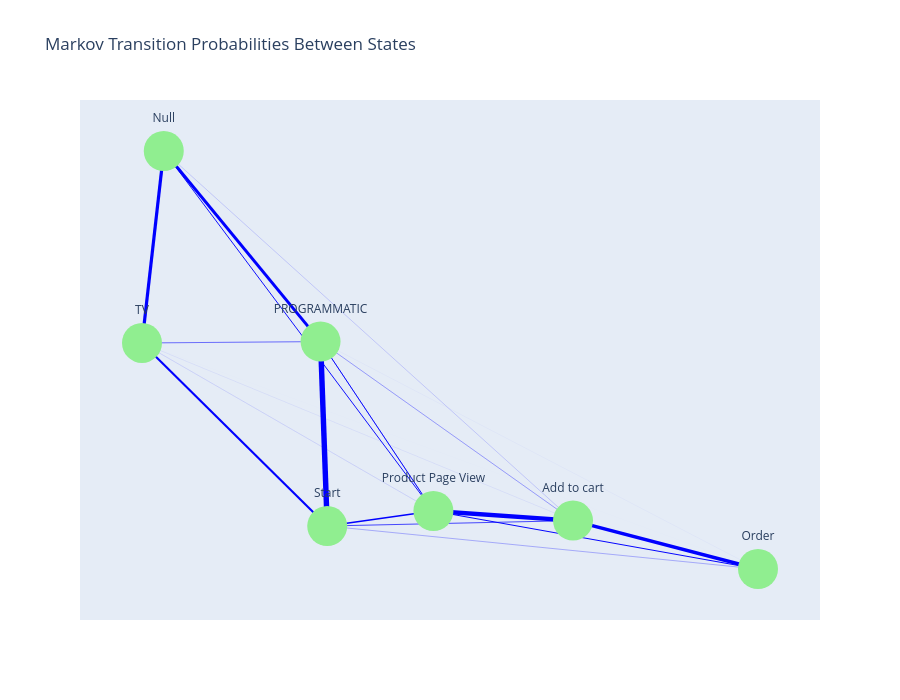

The notebook cell saved with this chart:
### Code cell
fig = go.Figure()

# Add edges
for i, edge in enumerate(G.edges(data=True)):
    x0, y0 = pos[edge[0]]
    x1, y1 = pos[edge[1]]
    fig.add_trace(go.Scatter(
        x=[x0, x1],
        y=[y0, y1],
        line=dict(width=edge[2]['weight']*10, color='blue'),
        hoverinfo='text',
        text=f"{edge[0]} → {edge[1]}: {edge[2]['weight']:.2f}",
        mode='lines'
    ))

# Add nodes
fig.add_trace(go.Scatter(
    x=node_x,
    y=node_y,
    mode='markers+text',
    text=node_text,
    textposition="top center",
    hoverinfo='text',
    marker=dict(size=40, color='lightgreen')
))

fig.update_layout(
    title="Markov Transition Probabilities Between States",
    showlegend=False,
    xaxis=dict(showgrid=False, zeroline=False, showticklabels=False),
    yaxis=dict(showgrid=False, zeroline=False, showticklabels=False),
    width=900,
    height=700
)

fig.show()

### Figure 1 — Plotly figure (JSON) as saved in the notebook; plotly's stock layout.template omitted (floating-point values rounded to 4 significant figures)
{"data": [{"hoverinfo": "text", "line": {"color": "blue", "width": 1.545}, "mode": "lines", "text": "Add to cart → Add to cart: 0.15", "type": "scatter", "x": [0.4997, 0.4997], "y": [-0.1482, -0.1482]}, {"hoverinfo": "text", "line": {"color": "blue", "width": 0.3197}, "mode": "lines", "text": "Add to cart → PROGRAMMATIC: 0.03", "type": "scatter", "x": [0.4997, -0.1832], "y": [-0.1482, 0.1241]}, {"hoverinfo": "text", "line": {"color": "blue", "width": 4.425}, "mode": "lines", "text": "Add to cart → Product Page View: 0.44", "type": "scatter", "x": [0.4997, 0.122], "y": [-0.1482, -0.1336]}, {"hoverinfo": "text", "line": {"color": "blue", "width": 0.04448}, "mode": "lines", "text": "Add to cart → TV: 0.00", "type": "scatter", "x": [0.4997, -0.6661], "y": [-0.1482, 0.122]}, {"hoverinfo": "text", "line": {"color": "blue", "width": 3.501}, "mode": "lines", "text": "Add to cart → Order: 0.35", "type": "scatter", "x": [0.4997, 1], "y": [-0.1482, -0.2218]}, {"hoverinfo": "text", "line": {"color": "blue", "width": 0.1651}, "mode": "lines", "text": "Add to cart → Null: 0.02", "type": "scatter", "x": [0.4997, -0.6072], "y": [-0.1482, 0.4139]}, {"hoverinfo": "text", "line": {"color": "blue", "width": 0.05369}, "mode": "lines", "text": "PROGRAMMATIC → Add to cart: 0.01", "type": "scatter", "x": [-0.1832, 0.4997], "y": [0.1241, -0.1482]}, {"hoverinfo": "text", "line": {"color": "blue", "width": 6.532}, "mode": "lines", "text": "PROGRAMMATIC → PROGRAMMATIC: 0.65", "type": "scatter", "x": [-0.1832, -0.1832], "y": [0.1241, 0.1241]}, {"hoverinfo": "text", "line": {"color": "blue", "width": 0.295}, "mode": "lines", "text": "PROGRAMMATIC → Product Page View: 0.03", "type": "scatter", "x": [-0.1832, 0.122], "y": [0.1241, -0.1336]}, {"hoverinfo": "text", "line": {"color": "blue", "width": 0.1009}, "mode": "lines", "text": "PROGRAMMATIC → TV: 0.01", "type": "scatter", "x": [-0.1832, -0.6661], "y": [0.1241, 0.122]}, {"hoverinfo": "text", "line": {"color": "blue", "width": 0.03379}, "mode": "lines", "text": "PROGRAMMATIC → Order: 0.00", "type": "scatter", "x": [-0.1832, 1], "y": [0.1241, -0.2218]}, {"hoverinfo": "text", "line": {"color": "blue", "width": 2.984}, "mode": "lines", "text": "PROGRAMMATIC → Null: 0.30", "type": "scatter", "x": [-0.1832, -0.6072], "y": [0.1241, 0.4139]}, {"hoverinfo": "text", "line": {"color": "blue", "width": 1.469}, "mode": "lines", "text": "Product Page View → Add to cart: 0.15", "type": "scatter", "x": [0.122, 0.4997], "y": [-0.1336, -0.1482]}, {"hoverinfo": "text", "line": {"color": "blue", "width": 0.9348}, "mode": "lines", "text": "Product Page View → PROGRAMMATIC: 0.09", "type": "scatter", "x": [0.122, -0.1832], "y": [-0.1336, 0.1241]}, {"hoverinfo": "text", "line": {"color": "blue", "width": 5.608}, "mode": "lines", "text": "Product Page View → Product Page View: 0.56", "type": "scatter", "x": [0.122, 0.122], "y": [-0.1336, -0.1336]}, {"hoverinfo": "text", "line": {"color": "blue", "width": 0.07148}, "mode": "lines", "text": "Product Page View → TV: 0.01", "type": "scatter", "x": [0.122, -0.6661], "y": [-0.1336, 0.122]}, {"hoverinfo": "text", "line": {"color": "blue", "width": 0.9809}, "mode": "lines", "text": "Product Page View → Order: 0.10", "type": "scatter", "x": [0.122, 1], "y": [-0.1336, -0.2218]}, {"hoverinfo": "text", "line": {"color": "blue", "width": 0.9355}, "mode": "lines", "text": "Product Page View → Null: 0.09", "type": "scatter", "x": [0.122, -0.6072], "y": [-0.1336, 0.4139]}, {"hoverinfo": "text", "line": {"color": "blue", "width": 0.02442}, "mode": "lines", "text": "TV → Add to cart: 0.00", "type": "scatter", "x": [-0.6661, 0.4997], "y": [0.122, -0.1482]}, {"hoverinfo": "text", "line": {"color": "blue", "width": 0.4874}, "mode": "lines", "text": "TV → PROGRAMMATIC: 0.05", "type": "scatter", "x": [-0.6661, -0.1832], "y": [0.122, 0.1241]}, {"hoverinfo": "text", "line": {"color": "blue", "width": 0.0583}, "mode": "lines", "text": "TV → Product Page View: 0.01", "type": "scatter", "x": [-0.6661, 0.122], "y": [0.122, -0.1336]}, {"hoverinfo": "text", "line": {"color": "blue", "width": 6.227}, "mode": "lines", "text": "TV → TV: 0.62", "type": "scatter", "x": [-0.6661, -0.6661], "y": [0.122, 0.122]}, {"hoverinfo": "text", "line": {"color": "blue", "width": 0.01499}, "mode": "lines", "text": "TV → Order: 0.00", "type": "scatter", "x": [-0.6661, 1], "y": [0.122, -0.2218]}, {"hoverinfo": "text", "line": {"color": "blue", "width": 3.188}, "mode": "lines", "text": "TV → Null: 0.32", "type": "scatter", "x": [-0.6661, -0.6072], "y": [0.122, 0.4139]}, {"hoverinfo": "text", "line": {"color": "blue", "width": 0.7065}, "mode": "lines", "text": "Start → Add to cart: 0.07", "type": "scatter", "x": [-0.1651, 0.4997], "y": [-0.1564, -0.1482]}, {"hoverinfo": "text", "line": {"color": "blue", "width": 5.422}, "mode": "lines", "text": "Start → PROGRAMMATIC: 0.54", "type": "scatter", "x": [-0.1651, -0.1832], "y": [-0.1564, 0.1241]}, {"hoverinfo": "text", "line": {"color": "blue", "width": 1.483}, "mode": "lines", "text": "Start → Product Page View: 0.15", "type": "scatter", "x": [-0.1651, 0.122], "y": [-0.1564, -0.1336]}, {"hoverinfo": "text", "line": {"color": "blue", "width": 2.1}, "mode": "lines", "text": "Start → TV: 0.21", "type": "scatter", "x": [-0.1651, -0.6661], "y": [-0.1564, 0.122]}, {"hoverinfo": "text", "line": {"color": "blue", "width": 0.288}, "mode": "lines", "text": "Start → Order: 0.03", "type": "scatter", "x": [-0.1651, 1], "y": [-0.1564, -0.2218]}, {"hoverinfo": "text", "marker": {"color": "lightgreen", "size": 40}, "mode": "markers+text", "text": ["Add to cart", "PROGRAMMATIC", "Product Page View", "TV", "Order", "Null", "Start"], "textposition": "top center", "type": "scatter", "x": [0.4997, -0.1832, 0.122, -0.6661, 1, -0.6072, -0.1651], "y": [-0.1482, 0.1241, -0.1336, 0.122, -0.2218, 0.4139, -0.1564]}], "layout": {"height": 700, "showlegend": false, "title": {"text": "Markov Transition Probabilities Between States"}, "width": 900, "xaxis": {"showgrid": false, "showticklabels": false, "zeroline": false}, "yaxis": {"showgrid": false, "showticklabels": false, "zeroline": false}}}
